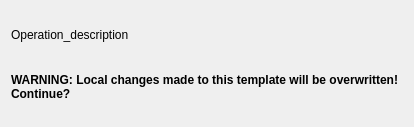
<?xml version="1.0" encoding="UTF-8"?>
<ui version="4.0">
 <class>TemplateInstallConfirmDlg</class>
 <widget class="QDialog" name="TemplateInstallConfirmDlg">
  <property name="geometry">
   <rect>
    <x>0</x>
    <y>0</y>
    <width>414</width>
    <height>127</height>
   </rect>
  </property>
  <property name="windowTitle">
   <string>Template action confirmation</string>
  </property>
  <layout class="QVBoxLayout" name="verticalLayout">
   <item>
    <widget class="QLabel" name="desc_label">
     <property name="text">
      <string>Operation_description</string>
     </property>
    </widget>
   </item>
   <item>
    <widget class="QLabel" name="warn_label">
     <property name="text">
      <string>&lt;html&gt;&lt;head/&gt;&lt;body&gt;&lt;p&gt;&lt;span style=&quot; font-weight:600;&quot;&gt;WARNING: Local changes made to this template will be overwritten! Continue?&lt;/span&gt;&lt;/p&gt;&lt;/body&gt;&lt;/html&gt;</string>
     </property>
     <property name="wordWrap">
      <bool>true</bool>
     </property>
    </widget>
   </item>
   <item>
    <widget class="QDialogButtonBox" name="button_box">
     <property name="orientation">
      <enum>Qt::Horizontal</enum>
     </property>
     <property name="standardButtons">
      <set>QDialogButtonBox::NoButton</set>
     </property>
    </widget>
   </item>
  </layout>
 </widget>
 <resources/>
 <connections>
  <connection>
   <sender>button_box</sender>
   <signal>accepted()</signal>
   <receiver>TemplateInstallConfirmDlg</receiver>
   <slot>accept()</slot>
   <hints>
    <hint type="sourcelabel">
     <x>248</x>
     <y>254</y>
    </hint>
    <hint type="destinationlabel">
     <x>157</x>
     <y>274</y>
    </hint>
   </hints>
  </connection>
  <connection>
   <sender>button_box</sender>
   <signal>rejected()</signal>
   <receiver>TemplateInstallConfirmDlg</receiver>
   <slot>reject()</slot>
   <hints>
    <hint type="sourcelabel">
     <x>316</x>
     <y>260</y>
    </hint>
    <hint type="destinationlabel">
     <x>286</x>
     <y>274</y>
    </hint>
   </hints>
  </connection>
 </connections>
</ui>
